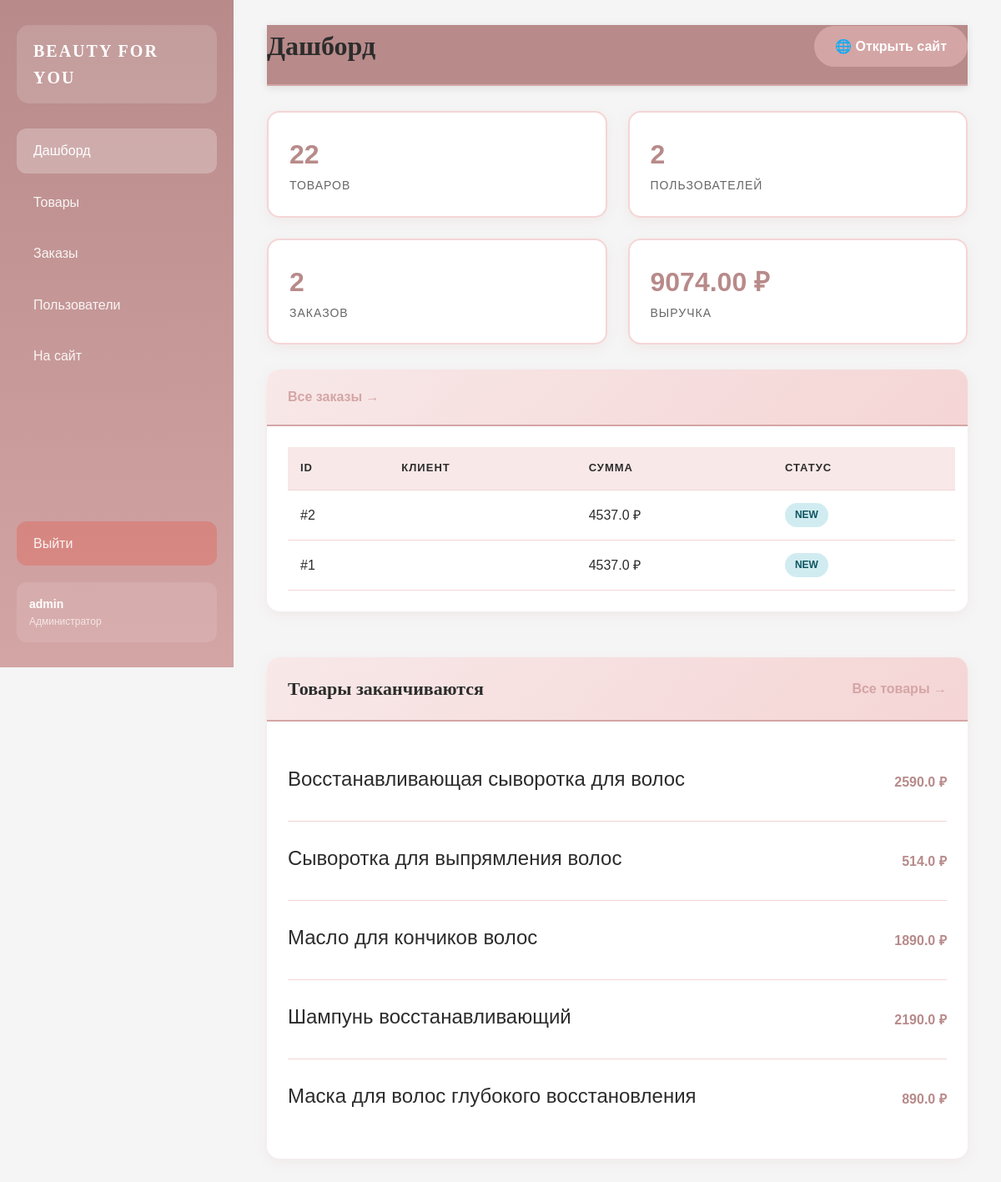
The page /admin (signed in) on the database its author committed.
### app.py (models this page shows, shortened)
class User(UserMixin, db.Model):
    __tablename__ = 'user'
    id = db.Column(db.Integer, primary_key=True)
    username = db.Column(db.String(80), unique=True, nullable=False)
    email = db.Column(db.String(120), unique=True, nullable=False)
    phone = db.Column(db.String(20), unique=True, nullable=True)
    password = db.Column(db.String(200), nullable=False)
    is_admin = db.Column(db.Boolean, default=False)
    created_at = db.Column(db.DateTime, default=datetime.utcnow)
    cart_items = db.relationship('CartItem', back_populates='user', lazy=True, cascade='all, delete-orphan')
    orders = db.relationship('Order', back_populates='user', lazy=True)

class Order(db.Model):
    __tablename__ = 'order'
    id = db.Column(db.Integer, primary_key=True)
    user_id = db.Column(db.Integer, db.ForeignKey('user.id'), nullable=True)
    customer_name = db.Column(db.String(100), nullable=False)
    customer_phone = db.Column(db.String(20), nullable=False)
    customer_email = db.Column(db.String(120))
    delivery_address = db.Column(db.Text, nullable=False)
    delivery_method = db.Column(db.String(50), default='courier')
    payment_method = db.Column(db.String(50), default='cash')
    total_amount = db.Column(db.Float, nullable=False)
    items_json = db.Column(db.Text, nullable=False)
    status = db.Column(db.String(20), default='new')
    comment = db.Column(db.Text)
    created_at = db.Column(db.DateTime, default=datetime.utcnow)
    user = db.relationship('User', back_populates='orders')

class Product(db.Model):
    __tablename__ = 'product'
    id = db.Column(db.Integer, primary_key=True)
    name = db.Column(db.String(200), nullable=False)
    brand = db.Column(db.String(100), nullable=False)
    category = db.Column(db.String(50), nullable=False)
    price = db.Column(db.Float, nullable=False)
    old_price = db.Column(db.Float)
    image = db.Column(db.String(200), default='default.jpg')
    images_list = db.Column(db.Text)
    description = db.Column(db.Text)
    composition = db.Column(db.Text)
    usage = db.Column(db.Text)
    in_stock = db.Column(db.Boolean, default=True)
    created_at = db.Column(db.DateTime, default=datetime.utcnow)

### app.py (the view)
@app.route('/admin')
@login_required
def admin():
    if not current_user.is_admin:
        flash('❌ Доступ запрещён', 'error')
        return redirect(url_for('index'))
    total_products = Product.query.count()
    total_users = User.query.count()
    total_orders = Order.query.count()
    total_revenue = db.session.query(db.func.sum(Order.total_amount)).filter(Order.status != 'cancelled').scalar() or 0
    recent_orders = Order.query.order_by(Order.created_at.desc()).limit(5).all()
    low_stock = Product.query.filter_by(in_stock=True).limit(5).all()
    return render_template('admin/index.html',
                         total_products=total_products, total_users=total_users,
                         total_orders=total_orders, total_revenue=total_revenue,
                         recent_orders=recent_orders, low_stock=low_stock)

### app.py (called while the page is built)
@login_manager.user_loader
def load_user(user_id):
    return User.query.get(int(user_id))

### templates/admin/index.html (shortened to what this page needs)
{% extends 'admin/base.html' %}
{% block page_title %}Дашборд{% endblock %}
{% block content %}
<div class="admin-stats-grid">
    <div class="stat-card">
        <div class="stat-info">
            <span class="stat-value">{{ total_products }}</span>
            <span class="stat-label">Товаров</span>
        </div>
    </div>
    <div class="stat-card">
        <div class="stat-info">
            <span class="stat-value">{{ total_users }}</span>
            <span class="stat-label">Пользователей</span>
        </div>
    </div>
    <div class="stat-card">
        <div class="stat-info">
            <span class="stat-value">{{ total_orders }}</span>
            <span class="stat-label">Заказов</span>
        </div>
    </div>
    <div class="stat-card">
        <div class="stat-info">
            <span class="stat-value">{{ "%.2f"|format(total_revenue) }} ₽</span>
            <span class="stat-label">Выручка</span>
        </div>
    </div>
</div>
<div class="admin-dashboard-grid">
    <div class="admin-card">
        <div class="admin-card-header">
            <a href="{{ url_for('admin_orders') }}" class="btn-link">Все заказы →</a>
        </div>
        <div class="admin-card-body">
            {% if recent_orders %}
                <table class="admin-table">
                    <thead>
                        <tr>
                            <th>ID</th>
                            <th>Клиент</th>
                            <th>Сумма</th>
                            <th>Статус</th>
                        </tr>
                    </thead>
                    <tbody>
                        {% for order in recent_orders %}
                        <tr>
                            <td>#{{ order.id }}</td>
                            <td>{{ order.recipient_name }}</td>
                            <td>{{ order.total_amount }} ₽</td>
                            <td>
                                <span class="status-badge status-{{ order.status }}">
                                    {{ order.status }}
                                </span>
                            </td>
                        </tr>
                        {% endfor %}
                    </tbody>
                </table>
            {% else %}
                <p class="empty-state">Заказов пока нет</p>
            {% endif %}
        </div>
    </div>
    <div class="admin-card">
        <div class="admin-card-header">
            <h2>Товары заканчиваются</h2>
            <a href="{{ url_for('admin_products') }}" class="btn-link">Все товары →</a>
        </div>
        <div class="admin-card-body">
            {% if low_stock %}
                <ul class="admin-list">
                    {% for product in low_stock %}
                    <li class="admin-list-item">
                        <span class="product-name">{{ product.name }}</span>
                        <span class="product-price">{{ product.price }} ₽</span>
                    </li>
                    {% endfor %}
                </ul>
            {% else %}
                <p class="empty-state">Все товары в наличии</p>
            {% endif %}
        </div>
    </div>
</div>
{% endblock %}

### templates/admin/base.html (shortened to what this page needs)
<!DOCTYPE html>
<html lang="ru">
<head>
    <link rel="stylesheet" href="{{ url_for('static', filename='style.css') }}">
    <link rel="stylesheet" href="{{ url_for('static', filename='admin.css') }}">
</head>
<body class="admin-body">
    <aside class="admin-sidebar">
        <div class="admin-logo">
            <span class="logo-text">BEAUTY FOR YOU</span>
        </div>
        <nav class="admin-nav">
            <a href="{{ url_for('admin') }}" class="admin-nav-link {% if request.endpoint == 'admin' %}active{% endif %}">
                <span>Дашборд</span>
            </a>
            <a href="{{ url_for('admin_products') }}" class="admin-nav-link {% if 'product' in request.endpoint %}active{% endif %}">
                <span>Товары</span>
            </a>
            <a href="{{ url_for('admin_orders') }}" class="admin-nav-link {% if 'order' in request.endpoint %}active{% endif %}">
                <span>Заказы</span>
            </a>
            <a href="{{ url_for('admin_users') }}" class="admin-nav-link {% if 'user' in request.endpoint %}active{% endif %}">
                <span>Пользователи</span>
            </a>
            <a href="{{ url_for('index') }}" class="admin-nav-link" target="_blank">
                <span>На сайт</span>
            </a>
            <a href="{{ url_for('logout') }}" class="admin-nav-link logout">
                <span>Выйти</span>
            </a>
        </nav>
        <div class="admin-user-info">
            <div class="user-details">
                <span class="user-name">{{ current_user.username }}</span>
                <span class="user-role">Администратор</span>
            </div>
        </div>
    </aside>
    <main class="admin-main">
        <header class="admin-header">
            <h1 class="admin-title">{% block page_title %}Админ-панель{% endblock %}</h1>
            <div class="admin-header-actions">
                <a href="{{ url_for('index') }}" class="btn-site" target="_blank">🌐 Открыть сайт</a>
            </div>
        </header>
        <div class="admin-content">
            {% block content %}{% endblock %}
        </div>
    </main>
</body>
</html>

### static/admin.css (style rules this page uses)
.admin-body { display: flex; min-height: 100vh; background: #F5F5F5; }
.admin-sidebar { width: 280px; background: linear-gradient(180deg, #B88A8A 0%, #D4A5A5 100%); padding: 30px 20px; display: flex; flex-direction: column; position: fixed; height: 100vh; overflow-y: auto; }
.admin-logo { display: flex; align-items: center; gap: 12px; padding: 15px 20px; background: rgba(255, 255, 255, 0.15); border-radius: 15px; margin-bottom: 30px; }
.admin-logo .logo-text { font-family: 'Cormorant Garamond', serif; font-size: 20px; font-weight: 700; color: #FFFFFF; letter-spacing: 2px; }
.admin-nav { display: flex; flex-direction: column; gap: 8px; flex: 1; }
.admin-nav-link { display: flex; align-items: center; gap: 12px; padding: 14px 20px; color: rgba(255, 255, 255, 0.9); text-decoration: none; border-radius: 12px; transition: all 0.3s ease; font-weight: 500; }
.admin-nav-link.active { background: rgba(255, 255, 255, 0.25); color: #FFFFFF; }
.admin-nav-link.logout { margin-top: auto; background: rgba(231, 76, 60, 0.3); }
.admin-user-info { display: flex; align-items: center; gap: 12px; padding: 15px; background: rgba(255, 255, 255, 0.1); border-radius: 12px; margin-top: 20px; }
.user-details { display: flex; flex-direction: column; }
.user-name { font-size: 14px; font-weight: 600; color: #FFFFFF; }
.user-role { font-size: 12px; color: rgba(255, 255, 255, 0.7); }
.admin-main { flex: 1; margin-left: 280px; padding: 30px 40px; }
.admin-header { display: flex; justify-content: space-between; align-items: center; margin-bottom: 30px; padding-bottom: 20px; border-bottom: 2px solid #D4A5A5; }
.admin-title { font-family: 'Cormorant Garamond', serif; font-size: 32px; color: #2C2C2C; font-weight: 600; }
.btn-site { display: inline-flex; align-items: center; gap: 8px; padding: 12px 25px; background: #D4A5A5; color: #FFFFFF; border-radius: 25px; text-decoration: none; font-weight: 600; transition: all 0.3s ease; }
.admin-card { background: #FFFFFF; border-radius: 15px; box-shadow: 0 4px 15px rgba(212, 165, 165, 0.15); margin-bottom: 30px; overflow: hidden; }
.admin-card-header { display: flex; justify-content: space-between; align-items: center; padding: 20px 25px; background: linear-gradient(135deg, #F8E8E8 0%, #F5D5D5 100%); border-bottom: 2px solid #D4A5A5; }
.admin-card-header h2 { font-family: 'Cormorant Garamond', serif; font-size: 22px; color: #2C2C2C; font-weight: 600; margin: 0; }
.admin-card-body { padding: 25px; }
.admin-stats-grid { display: grid; grid-template-columns: repeat(4, 1fr); gap: 25px; margin-bottom: 30px; }
.stat-card { display: flex; align-items: center; gap: 20px; padding: 25px; background: #FFFFFF; border-radius: 15px; box-shadow: 0 4px 15px rgba(212, 165, 165, 0.15); border: 2px solid #F5D5D5; }
.stat-info { display: flex; flex-direction: column; }
.stat-value { font-size: 32px; font-weight: 700; color: #B88A8A; }
.stat-label { font-size: 14px; color: #666666; }
.admin-dashboard-grid { display: grid; grid-template-columns: 2fr 1fr; gap: 25px; }
.admin-table { width: 100%; border-collapse: collapse; }
.admin-table th, .admin-table td { padding: 15px; text-align: left; border-bottom: 1px solid #F5D5D5; }
.admin-table th { background: #F8E8E8; font-weight: 600; color: #2C2C2C; font-size: 13px; text-transform: uppercase; letter-spacing: 1px; }
.status-badge { display: inline-block; padding: 5px 12px; border-radius: 15px; font-size: 12px; font-weight: 600; text-transform: uppercase; }
.status-new { background: #D1ECF1; color: #0C5460; }
.btn-link { color: #D4A5A5; text-decoration: none; font-weight: 600; transition: all 0.3s ease; }
.admin-list { list-style: none; padding: 0; margin: 0; }
.admin-list-item { display: flex; justify-content: space-between; align-items: center; padding: 12px 0; border-bottom: 1px solid #F5D5D5; }
.admin-list-item:last-child { border-bottom: none; }
.product-name { font-weight: 500; color: #2C2C2C; }
.product-price { font-weight: 600; color: #B88A8A; }
@media (max-width: 1200px) { .admin-stats-grid { grid-template-columns: repeat(2, 1fr); } }
@media (max-width: 1200px) { .admin-dashboard-grid { grid-template-columns: 1fr; } }

### rows shown on the page
User: username "admin"
Order: id "2", total_amount "4537.0", status "NEW"
Order: id "1", total_amount "4537.0", status "NEW"
Product: name "Восстанавливающая сыворотка для волос", price "2590.0"
Product: name "Сыворотка для выпрямления волос", price "514.0"
Product: name "Масло для кончиков волос", price "1890.0"
Product: name "Шампунь восстанавливающий", price "2190.0"
Product: name "Маска для волос глубокого восстановления", price "890.0"

### other values the page prints
{{ total_products }} "22"
{{ total_users }} "2"
{{ total_orders }} "2"
{{ "%.2f"|format(total_revenue) }} "9074.00"
